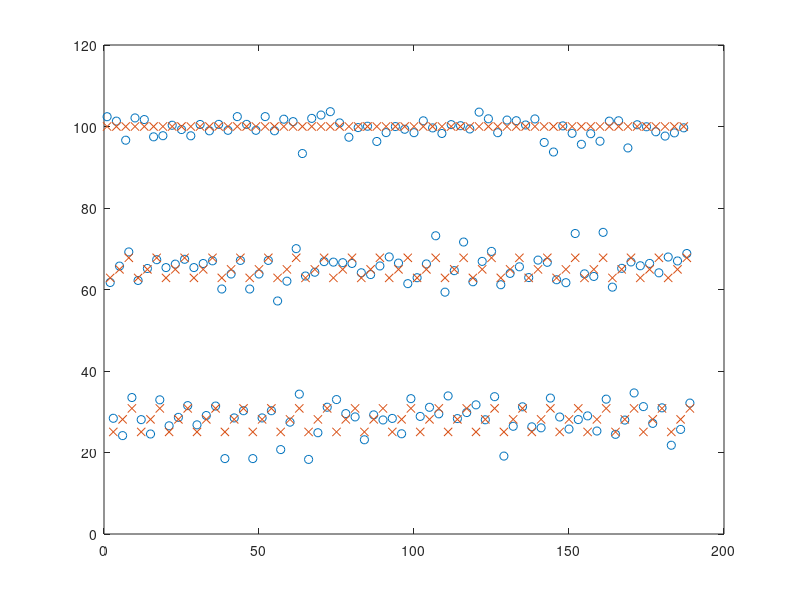

The MATLAB script that drew this image:
%PA calibration global background
Data=[...
2	100	1258.357143	944.5017007;...
2	62.85	1106.634354	868.8044218;...
2	25.05	980.9472789	800.0544218;...
10	100	6078.520408	4448.258503;...
10	64.94	5455.290816	4150.414966;...
10	28.13	4885.687075	3895.14966;...
20	100	11143.81463	8250.294218;...
20	67.78	10764.27786	8205.22449;...
20	30.82	9532.319728	7527.341837;...
2	100	1257.877551	944.4438776;...
2	62.85	1106.297619	868.0731293;...
2	25.05	982.5510204	801.6496599;...
10	100	6090.658163	4455.261905;...
10	64.94	5455.246599	4152.977891;...
10	28.13	4884.952381	3892.884354;...
20	100	11190.27002	8278.992151;...
20	67.78	10636.23299	8119.807823;...
20	30.82	9518.802721	7521.164966;...
2	100	1253.018707	945.170068;...
2	62.85	1109.284014	867.4098639;...
2	25.05	982.3690476	802.8673469;...
10	100	6103.02551	4470.627551;...
10	64.94	5466.829932	4156.923469;...
10	28.13	4890.22763	3879.598116;...
20	100	11052.63946	8155.044218;...
20	67.78	10646.37585	8127.02551;...
20	30.82	9562.70068	7569.768707;...
2	100	1252.869048	945.0816327;...
2	62.85	1109.629252	867.6734694;...
2	25.05	982.6428571	802.8758503;...
10	100	6104.037415	4470.462585;...
10	64.94	5467.010204	4156.392857;...
10	28.13	4891.307692	3878.527473;...
20	100	11049.84184	8155.714286;...
20	67.78	10642.89796	8127.755102;...
20	30.82	9561.02381	7569.321429;...
2	100	1254.040816	943.1585557;...
2	62.85	1103.369048	867.7823129;...
2	25.05	976.9540816	805.7687075;...
10	100	6095.994898	4471.290816;...
10	64.94	5470.173469	4170.153061;...
10	28.13	4905.418367	3892.027211;...
20	100	11449.32823	8435.314626;...
20	67.78	10637.20748	8122.234694;...
20	30.82	9610.096939	7619.996599;...
2	100	1254.040816	943.1585557;...
2	62.85	1103.369048	867.7823129;...
2	25.05	976.9540816	805.7687075;...
10	100	6095.994898	4471.290816;...
10	64.94	5470.173469	4170.153061;...
10	28.13	4905.418367	3892.027211;...
20	100	11449.32823	8435.314626;...
20	67.78	10637.20748	8122.234694;...
20	30.82	9610.096939	7619.996599;...
2	100	1255.122449	945.5323129;...
2	62.85	1103.763605	870.877551;...
2	25.05	978.8962585	805.3384354;...
10	100	6086.130298	4451.582418;...
10	64.94	5448.209184	4161.469388;...
10	28.13	4899.717687	3892.003401;...
20	100	11345.05782	8365.27551;...
20	67.78	10671.34864	8122.826531;...
20	30.82	9600.826531	7576.323129;...
2	100	1247.386054	945.329932;...
2	62.85	1107.397959	867.8979592;...
2	25.05	981.4098639	809.5867347;...
10	100	6102.295918	4462.319728;...
10	64.94	5462.11303	4162.166405;...
10	28.13	5225.430272	4158.003401;...
20	100	11799.21769	8707.166667;...
20	67.78	10633.2415	8121.843537;...
20	30.82	9595.583333	7600.355442;...
2	100	1257.467687	942.6173469;...
2	62.85	1117.982993	872.8673469;...
2	25.05	987.0867347	800.8826531;...
10	100	6100.270408	4465.979592;...
10	64.94	5472.607143	4159.690476;...
10	28.13	4917.535322	3896.934066;...
20	100	11180.56803	8272.272109;...
20	67.78	10628.53912	8122.187075;...
20	30.82	9508.768707	7549.656463;...
2	100	1257.386054	946.4353741;...
2	62.85	1110.620748	869.6428571;...
2	25.05	985.462585	808.4795918;...
10	100	6103.370748	4472.008503;...
10	64.94	5459.020408	4162.406463;...
10	28.13	4896.232993	3881.692177;...
20	100	10997.77891	8138.947279;...
20	67.78	10648.04252	8143.678571;...
20	30.82	9546.725275	7587.693878;...
2	100	1252.1146	943.7394035;...
2	62.85	1115.880952	870.037415;...
2	25.05	987.7670068	805.5884354;...
10	100	6096.19898	4467.202381;...
10	64.94	5465.263605	4154.636054;...
10	28.13	4941.248299	3936.697279;...
20	100	11783.62245	8729.491497;...
20	67.78	10612.71088	8155.920068;...
20	30.82	9659.778912	7634.685374;...
2	100	1256.641156	947.127551;...
2	62.85	1107.433673	868.3197279;...
2	25.05	987.4982993	804.9268707;...
10	100	6095.472527	4460.167975;...
10	64.94	5470.882653	4159.756803;...
10	28.13	5525.702381	4363.180272;...
20	100	11787.81633	8729.528912;...
20	67.78	10700.11224	8116.517007;...
20	30.82	9588.287415	7608.75;...
2	100	1249.782313	942.207483;...
2	62.85	1105.732993	870.3554422;...
2	25.05	988.6768707	801.3554422;...
10	100	6098.387755	4466.568027;...
10	64.94	5465.537415	4163.044218;...
10	28.13	5069.62585	4020.721088;...
20	100	11756.39717	8699.163265;...
20	67.78	10676.48469	8111.828231;...
20	30.82	9598.151361	7614.14966;...
2	100	1249.892857	941.1938776;...
2	62.85	1111.780612	872.6343537;...
2	25.05	990.5816327	804.8520408;...
10	100	6118.935374	4467.239796;...
10	64.94	5458.287284	4147.577708;...
10	28.13	5063.744898	4017.418367;...
20	100	11835.79422	8745.32483;...
20	67.78	10680.58333	8136.534014;...
20	30.82	9593.437075	7575.731293;...
2	100	1255.153061	946.0221088;...
2	62.85	1113.831633	874.920068;...
2	25.05	983.5855573	810.6153846;...
10	100	6102.622449	4464.467687;...
10	64.94	5455.47449	4158.460884;...
10	28.13	4892.426871	3890.622449;...
20	100	11076.53741	8153.867347;...
20	67.78	10643.94558	8142.27551;...
20	30.82	9543.156463	7556.20068;...
2	100	1257.862245	946.1530612;...
2	62.85	1121.034014	878.829932;...
2	25.05	994.8265306	813.170068;...
10	100	6081.261905	4447.77551;...
10	64.94	5472.664966	4156.933673;...
10	28.13	4933.27551	3924.164966;...
20	100	11775.79121	8755.637363;...
20	67.78	10663.77891	8148.02551;...
20	30.82	9496.340136	7498.954082;...
2	100	1255.619048	951.122449;...
2	62.85	1115.244898	874.8520408;...
2	25.05	990.6615646	807.6105442;...
10	100	6094.064626	4464.867347;...
10	64.94	5462.093537	4173.554422;...
10	28.13	4896.411303	3896.648352;...
20	100	11707.05442	8678.517007;...
20	67.78	10704.67347	8115.018707;...
20	30.82	8938.82483	7087.307823;...
2	100	1256.62415	949.9710884;...
2	62.85	1112.828231	871.6037415;...
2	25.05	979.8163265	798.6156463;...
10	100	6102.122449	4479.620748;...
10	64.94	5460.756803	4165.731293;...
10	28.13	4890.535322	3894.124019;...
20	100	11028.4932	8162.401361;...
20	67.78	10695.94898	8105.421769;...
20	30.82	9568.903061	7560.904762;...
2	100	1255.787415	943.6734694;...
2	62.85	1107.848639	870.8333333;...
2	25.05	979.5782313	802.4982993;...
10	100	6091.018707	4456.889456;...
10	64.94	5461.070644	4157.166405;...
10	28.13	4909.710884	3897.612245;...
20	100	11062.83673	8204.39966;...
20	67.78	10638.59354	8126.857143;...
20	30.82	9617.258503	7587.222789;...
2	100	1255.25	944.1547619;...
2	62.85	1114.039116	870.6632653;...
2	25.05	985.7380952	801.3469388;...
10	100	6112.323129	4479.071429;...
10	64.94	5466.426871	4155.862245;...
10	28.13	4900.160126	3893.618524;...
20	100	11131.71939	8221.732993;...
20	67.78	10608.13435	8127.231293;...
20	30.82	9537.503401	7553.758503;...
2	100	1249.204082	942.411303;...
2	62.85	1113.790816	868.4489796;...
2	25.05	982.4931973	807.292517;...
10	100	6078.248299	4461.367347;...
10	64.94	5461.545918	4149.540816;...
10	28.13	4888.489796	3890.835034;...
20	100	11781.38946	8724.217687;...
20	67.78	10695.90646	8153.717687;...
20	30.82	9608.984694	7602.423469
];


Data(:,3)=Data(:,3)/1000;
Data(:,4)=Data(:,4)/1000;
Data(:,3)=Data(:,3)./Data(:,4);
B=[Data(:,1) Data(:,2)];
A=[ones(size(Data,1),1) Data(:,3) Data(:,4) Data(:,3).^2 Data(:,4).^2 Data(:,3).*Data(:,4)];
X=A\B

Result=A*X
figure;plot(Result(:,2),'o');hold on;
plot(Data(:,2),'x');

dev_thickness = (sum((Data(:,1)-Result(:,1)).^2)./size(Data,1)).^0.5
dev_density = (sum((Data(:,2)-Result(:,2)).^2)./size(Data,1)).^0.5
%dev = (sum((Data(:,2)-Result(:,2)).^2)./size(Data,1)).^0.5



